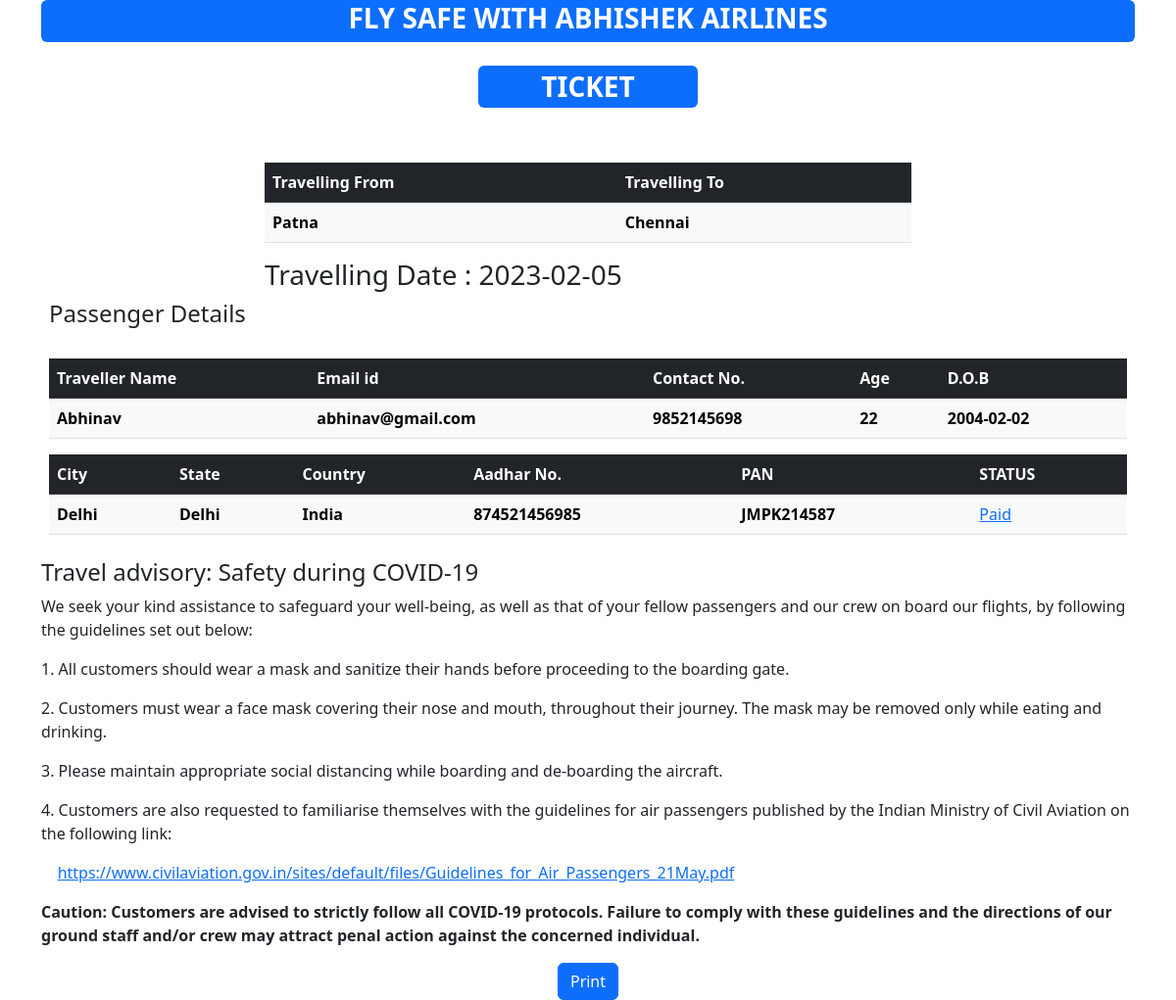
Screenshot of /ticket.php with the database file from the repository.
### tables this page shows
CREATE TABLE `passenger` (
  `sr` int(100) NOT NULL,
  `t_from` varchar(30) NOT NULL,
  `t_to` varchar(30) NOT NULL,
  `traveller_name` varchar(50) NOT NULL,
  `myemail` varchar(30) NOT NULL,
  `mob_number` bigint(12) NOT NULL,
  `age` int(2) NOT NULL,
  `dob` date NOT NULL,
  `city` varchar(20) NOT NULL,
  `state` varchar(20) NOT NULL,
  `country` varchar(20) NOT NULL,
  `aadhar` varchar(20) NOT NULL,
  `pan` varchar(20) NOT NULL
);

CREATE TABLE `ticket` (
  `sr` int(11) NOT NULL,
  `traveller_name` varchar(50) NOT NULL,
  `t_date` date NOT NULL,
  `mob_number` bigint(12) NOT NULL
);

### ticket.php (the view, shortened to what this page needs)
<!DOCTYPE html>
<html lang="en">
<head>
    <link href="https://cdn.jsdelivr.net/npm/bootstrap@5.2.3/dist/css/bootstrap.min.css" rel="stylesheet">
    <link rel="stylesheet" href="style6.css">
</head>
<body>
<div class="container">
        <div class="badge bg-primary" style="width: 100% ; height: 43px;">
            <p class="fs-3">FLY SAFE WITH ABHISHEK AIRLINES</p>
        </div>
        <br><br>
        <div class="badges bg-primary" style="width: 20%; height: 43px;">
            <p class="fs-3">TICKET</p>
        </div>
        <br>
    <div class="one">
    <div class="travelling">
    <table class="table table-hover text-centre">
        <thead class="table-dark" >
            <tr>
                <th scope="col">Travelling From</th>
                <th scope="col">Travelling To</th>
            </tr>
        </thead>
        <tbody  class="table-light">
            <?php
                include "db_conn.php";
                $sql= "SELECT * FROM `passenger` ORDER BY sr DESC LIMIT 1";
                $result=mysqli_query($conn, $sql);
                while($row = mysqli_fetch_assoc($result)){
                    ?>
                    <tr>
                        <th><?php echo  $row['t_from'] ?></th>
                        <th><?php echo  $row['t_to'] ?></th>
                    </tr>
                    <?php
                }
                ?>
            <br>
        </tbody>
    </table>
    <?php
        include "db_conn.php";
        $sql= "SELECT * FROM `ticket` ORDER BY sr DESC LIMIT 1";
        $result=mysqli_query($conn, $sql);
        while($row = mysqli_fetch_assoc($result)){
            ?>
            <h3>
                Travelling Date : <?php echo  $row['t_date'] ?>
            </h3>
        <?php
        }
    ?>
    </div>
    <table class="table table-hover text-centre">
        <thead class="table-dark" >
        <h4>Passenger Details </h4>
            <tr>
                <th scope="col">Traveller Name</th>
                <th scope="col"> Email id</th>
                <th scope="col">Contact No.</th>
                <th scope="col">Age</th>
                <th scope="col">D.O.B</th>
            </tr>
        </thead>
        <tbody  class="table-light">
            <?php
                include "db_conn.php";
                $sql= "SELECT * FROM `passenger` ORDER BY sr DESC LIMIT 1";
                $result=mysqli_query($conn, $sql);
                while($row = mysqli_fetch_assoc($result)){
                    ?>
                    <tr>
                        <th><?php echo  $row['traveller_name'] ?></th>
                        <th><?php echo  $row['myemail'] ?></th>
                        <th><?php echo  $row['mob_number'] ?></th>
                        <th><?php echo  $row['age']?></th>
                        <th><?php echo  $row['dob'] ?></th>
                    </tr>
                    <?php
                }
                ?>
            <br>
        </tbody>
    </table>
    <table class="table table-hover text-centre">
        <thead class="table-dark">
            <tr>
                <th scope="col">City</th>
                <th scope="col">State</th>
                <th scope="col">Country</th>
                <th scope="col">Aadhar No.</th>
                <th scope="col">PAN</th>
                <th scope="col">STATUS</th>
            </tr>
        </thead>
        <tbody  class="table-light">
            <?php
                include "db_conn.php";
                $sql= "SELECT * FROM `passenger` ORDER BY sr DESC LIMIT 1";
                $result=mysqli_query($conn, $sql);
                while($row = mysqli_fetch_assoc($result)){
                    ?>
                    <tr>
                    <th><?php echo  $row['city'] ?></th>
                        <th><?php echo  $row['state'] ?></th>
                        <th><?php echo  $row['country'] ?></th>
                        <th><?php echo  $row['aadhar'] ?></th>
                        <th><?php echo  $row['pan'] ?></th>
                        <td>
                            <a href="#">Paid</a>
                        </td>
                    </tr>
                    <?php
                }
                ?>
        </tbody>
    </table>
    </div>
    <div class="advisory">
        <h4>
            Travel advisory: Safety during COVID-19
        </h4>
        <p>We seek your kind assistance to safeguard your well-being, as well as that of your fellow passengers and our crew on board our flights, by following the guidelines set out below:</p>
        <p>1. All customers should wear a mask and sanitize their hands before proceeding to the boarding gate.</p>
        <p>2. Customers must wear a face mask covering their nose and mouth, throughout their journey. The mask may be removed only while eating and drinking.</p>
        <p>3. Please maintain appropriate social distancing while boarding and de-boarding the aircraft.</p>
        <p>4. Customers are also requested to familiarise themselves with the guidelines for air passengers published by the Indian Ministry of Civil Aviation on the following link:</p>
        <p>&nbsp;&nbsp;&nbsp;
            <a href="https://www.civilaviation.gov.in/sites/default/files/Guidelines_for_Air_Passengers_21May.pdf">https://www.civilaviation.gov.in/sites/default/files/Guidelines_for_Air_Passengers_21May.pdf</a>
        </p>
        <p> <b> Caution: Customers are advised to strictly follow all COVID-19 protocols. Failure to comply with these guidelines and the directions of our ground staff and/or crew may attract penal action against the concerned individual.</b></p>
    </div>
    <div class="text-center">
        <button onclick="window.print()" class="btn btn-primary">Print</button>
    </div>
</body>
</html>

### style6.css (style rules this page uses)
.one, .two { border-radius: 8px; padding: 8px; }
.travelling { width: 60%; margin: auto; }
.badges { margin: auto; color: white; font-weight: bold; text-align: center; border-radius: 6px; }

### rows the page displays
passenger: t_from "Patna", t_to "Chennai", traveller_name "Abhinav", myemail "abhinav@gmail.com", mob_number "9852145698", age "22", dob "2004-02-02", city "Delhi", state "Delhi", country "India", aadhar "874521456985", pan "JMPK214587"
ticket: t_date "2023-02-05"
